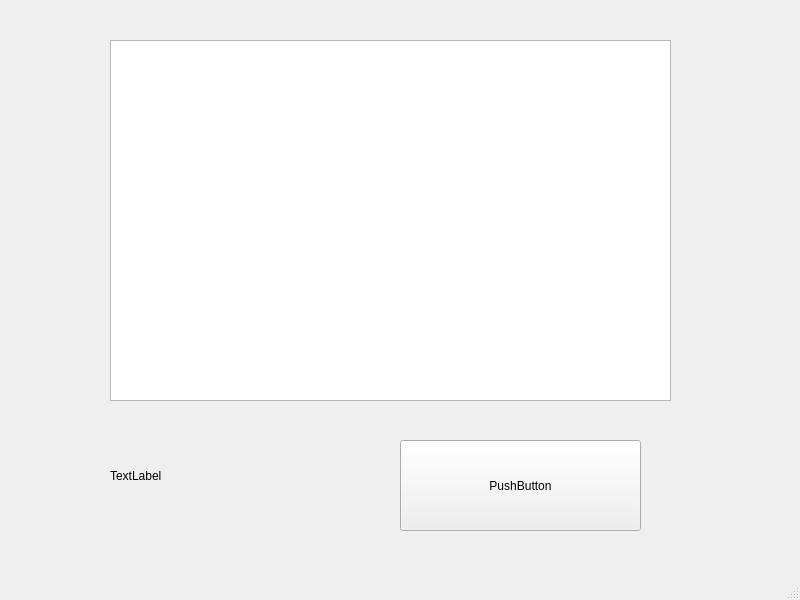
<?xml version="1.0" encoding="UTF-8"?>
<ui version="4.0">
 <class>MainWindow</class>
 <widget class="QMainWindow" name="MainWindow">
  <property name="geometry">
   <rect>
    <x>0</x>
    <y>0</y>
    <width>800</width>
    <height>600</height>
   </rect>
  </property>
  <property name="windowTitle">
   <string>MainWindow</string>
  </property>
  <widget class="QWidget" name="centralwidget">
   <widget class="QListView" name="listView">
    <property name="geometry">
     <rect>
      <x>110</x>
      <y>40</y>
      <width>561</width>
      <height>361</height>
     </rect>
    </property>
   </widget>
   <widget class="QLabel" name="label">
    <property name="geometry">
     <rect>
      <x>110</x>
      <y>450</y>
      <width>181</width>
      <height>51</height>
     </rect>
    </property>
    <property name="text">
     <string>TextLabel</string>
    </property>
   </widget>
   <widget class="QPushButton" name="pushButton">
    <property name="geometry">
     <rect>
      <x>400</x>
      <y>440</y>
      <width>241</width>
      <height>91</height>
     </rect>
    </property>
    <property name="text">
     <string>PushButton</string>
    </property>
   </widget>
  </widget>
  <widget class="QMenuBar" name="menubar">
   <property name="geometry">
    <rect>
     <x>0</x>
     <y>0</y>
     <width>800</width>
     <height>21</height>
    </rect>
   </property>
  </widget>
  <widget class="QStatusBar" name="statusbar"/>
 </widget>
 <resources/>
 <connections/>
</ui>
